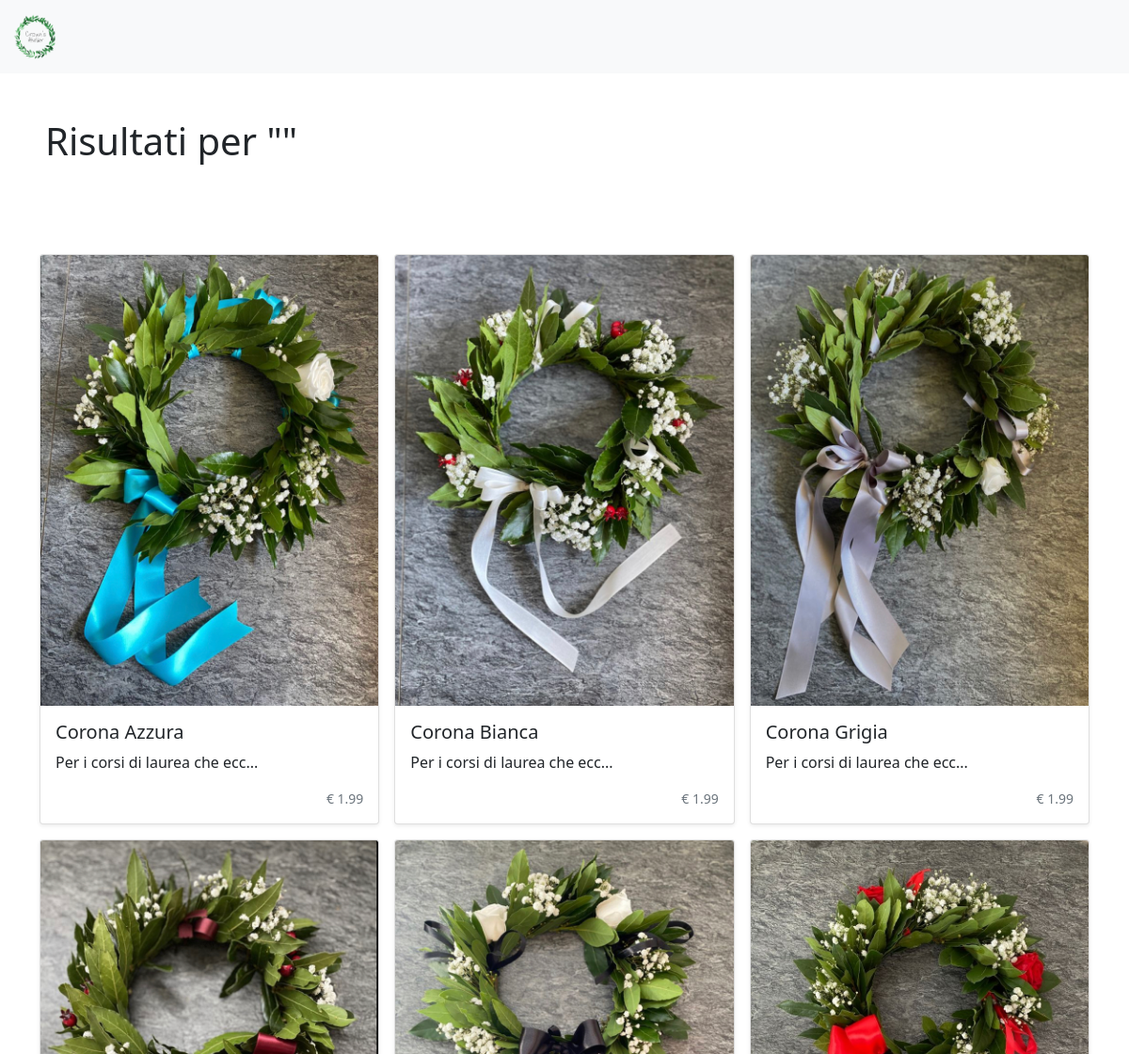
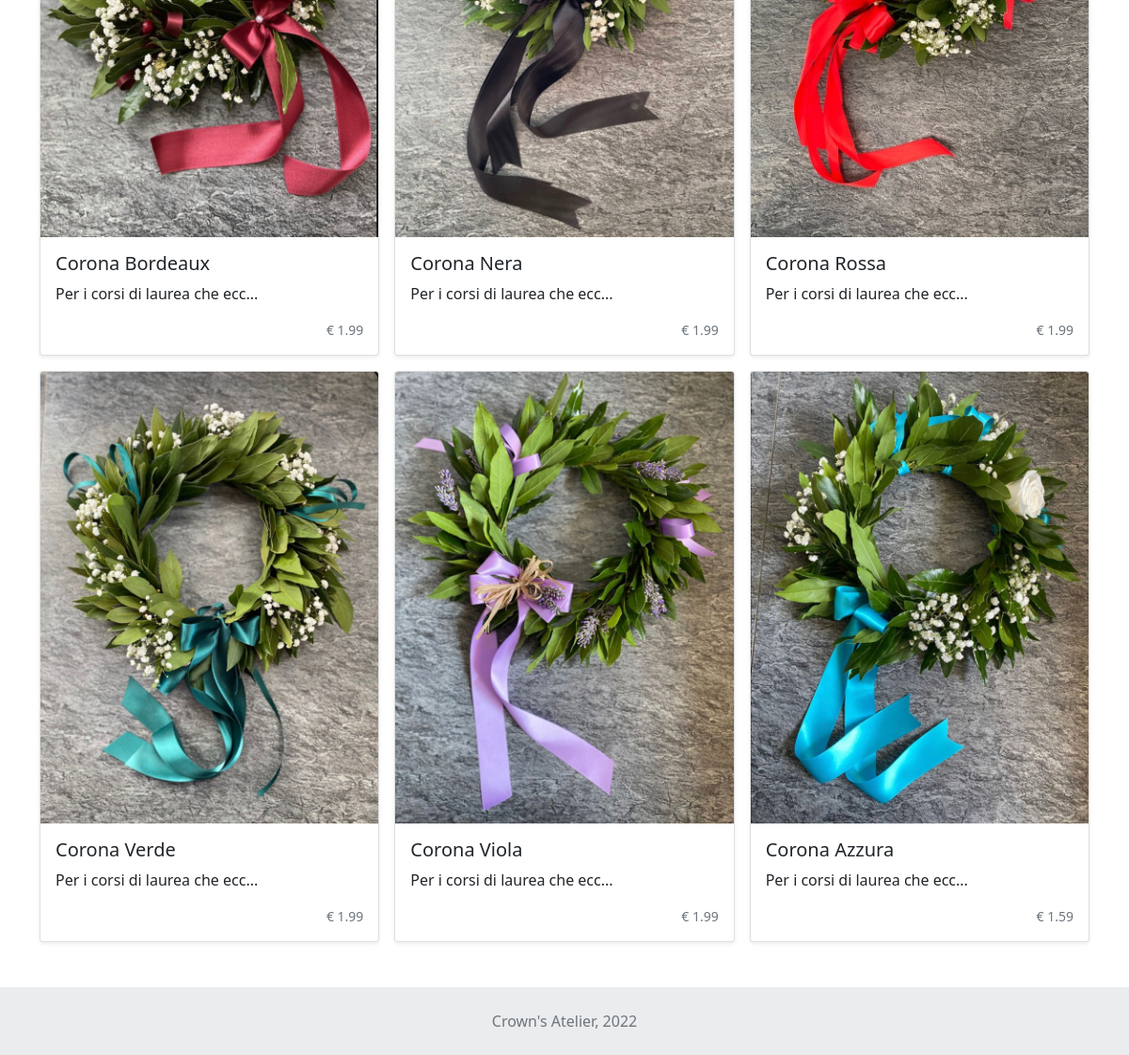
The app's page /lista-prodotti-categoria.php?id=1 (signed in) with its own data (2 pictures, top to bottom).
### tables this page shows
CREATE TABLE `prodotti_forniti` (
  `idFornitore` int NOT NULL,
  `idProdotto` int NOT NULL,
  `prezzo` float NOT NULL,
  `qntFornita` int NOT NULL,
  PRIMARY KEY (`idFornitore`,`idProdotto`),
  KEY `fk_prodotti_forniti_email_idx` (`idFornitore`),
  KEY `fk_prodotti_forniti_idProdotto_idx` (`idProdotto`),
  CONSTRAINT `fk_prodotti_forniti_email` FOREIGN KEY (`idFornitore`) REFERENCES `utenti` (`idUtente`),
  CONSTRAINT `fk_prodotti_forniti_idProdotto` FOREIGN KEY (`idProdotto`) REFERENCES `prodotti` (`idProdotto`)
);

CREATE TABLE `prodotti` (
  `idProdotto` int NOT NULL AUTO_INCREMENT,
  `nome` varchar(512) NOT NULL,
  `descrizione` varchar(512) NOT NULL,
  `imgURL` varchar(150) NOT NULL,
  `categoria` int NOT NULL,
  PRIMARY KEY (`idProdotto`),
  KEY `fk_prodotti_categoria_idx` (`categoria`),
  CONSTRAINT `fk_prodotti_categoria` FOREIGN KEY (`categoria`) REFERENCES `categorie` (`idCategoria`)
);

### lista-prodotti-categoria.php (called while the page is built, shortened)
<?php
require_once 'start.php';
$templateParams["titolo"] = "Crown's Atelier - Categoria";
if(isUserLoggedIn()){
    $templateParams["nav"] = "navbar.php";
} else {
    $templateParams["nav"] = "navbar-login.php";
}
$templateParams["nome"] = "listaProdotti.php";
if(isset($_GET["id"])){
    $templateParams["prodotti"] = $dbh-> getProductByCategory($_GET["id"]);
}
require 'template/base.php';
?>

### db/database.php (called while the page is built, shortened)
<?php
class DatabaseHelper{
    private $db;
    public function __construct($servername, $username, $password, $dbname, $port){
        $this->db = new mysqli($servername, $username, $password, $dbname, $port);
    }
    public function getProductByCategory($idcategory){
        $query = "SELECT *
        FROM prodotti, prodotti_forniti
        WHERE prodotti.idProdotto = prodotti_forniti.idProdotto
        AND prodotti.categoria = ?
        AND prodotti_forniti.prezzo IN ( SELECT min(p.prezzo)
                                            FROM prodotti_forniti p
                                            GROUP BY p.idProdotto )
        AND prodotti_forniti.qntFornita > 0";
        $stmt = $this->db->prepare($query);
        $stmt->bind_param('i',$idcategory);
        $stmt->execute();
        $result = $stmt->get_result();
        return $result->fetch_all(MYSQLI_ASSOC);
    }
}
?>

### start.php (called while the page is built, shortened)
<?php
require_once("db/database.php");
$dbh = new DatabaseHelper("127.0.0.1", "root", "root", "my_crownsatelier", 3306);
?>

### template/listaProdotti.php (the view, shortened to what this page needs)
<main>
<div class="m-5">
    <h1>Risultati per "<?php echo $templateParams["search"]; ?>"</h1>
</div>
<div class="album py-5">
    <div class="container">
        <div class="row row-cols-1 row-cols-md-3 g-3">
        <?php if (count($templateParams["prodotti"]) != 0) :?>
            <?php foreach($templateParams["prodotti"] as $prodotto): ?>
                <div class="col d-none d-md-flex">
                    <div class="card shadow-sm">
                        <img src="./resources/img/products/<?php echo $prodotto['imgURL'];?>" class="card-img-top" alt=""/>
                        <div class="card-body">
                            <h5 class="card-title"><?php echo $prodotto['nome'];?></h5>
                            <p class="card-text"><?php echo $prodotto['descrizione'];?></p>
                            <div class="d-flex justify-content-end align-items-center">
                                <small class="text-muted">€ <?php echo $prodotto['prezzo'];?></small>
                            </div>
                        </div>
                    </div>
                </div>
            <?php endforeach;?>
        <?php endif; ?>
        </div>
    </div>
</div>
</main>

### records on screen
prodotti_forniti: idProdotto.imgURL (picture), idProdotto.nome "Corona Azzura", idProdotto.descrizione "Per i corsi di laurea che ecc...", prezzo "1.99"
prodotti_forniti: idProdotto.imgURL (picture), idProdotto.nome "Corona Bianca", idProdotto.descrizione "Per i corsi di laurea che ecc...", prezzo "1.99"
prodotti_forniti: idProdotto.imgURL (picture), idProdotto.nome "Corona Grigia", idProdotto.descrizione "Per i corsi di laurea che ecc...", prezzo "1.99"
prodotti_forniti: idProdotto.imgURL (picture), idProdotto.nome "Corona Bordeaux", idProdotto.descrizione "Per i corsi di laurea che ecc...", prezzo "1.99"
prodotti_forniti: idProdotto.imgURL (picture), idProdotto.nome "Corona Nera", idProdotto.descrizione "Per i corsi di laurea che ecc...", prezzo "1.99"
prodotti_forniti: idProdotto.imgURL (picture), idProdotto.nome "Corona Rossa", idProdotto.descrizione "Per i corsi di laurea che ecc...", prezzo "1.99"
prodotti_forniti: idProdotto.imgURL (picture), idProdotto.nome "Corona Verde", idProdotto.descrizione "Per i corsi di laurea che ecc...", prezzo "1.99"
prodotti_forniti: idProdotto.imgURL (picture), idProdotto.nome "Corona Viola", idProdotto.descrizione "Per i corsi di laurea che ecc...", prezzo "1.99"
prodotti_forniti: idProdotto.imgURL (picture), idProdotto.nome "Corona Azzura", idProdotto.descrizione "Per i corsi di laurea che ecc...", prezzo "1.59"
